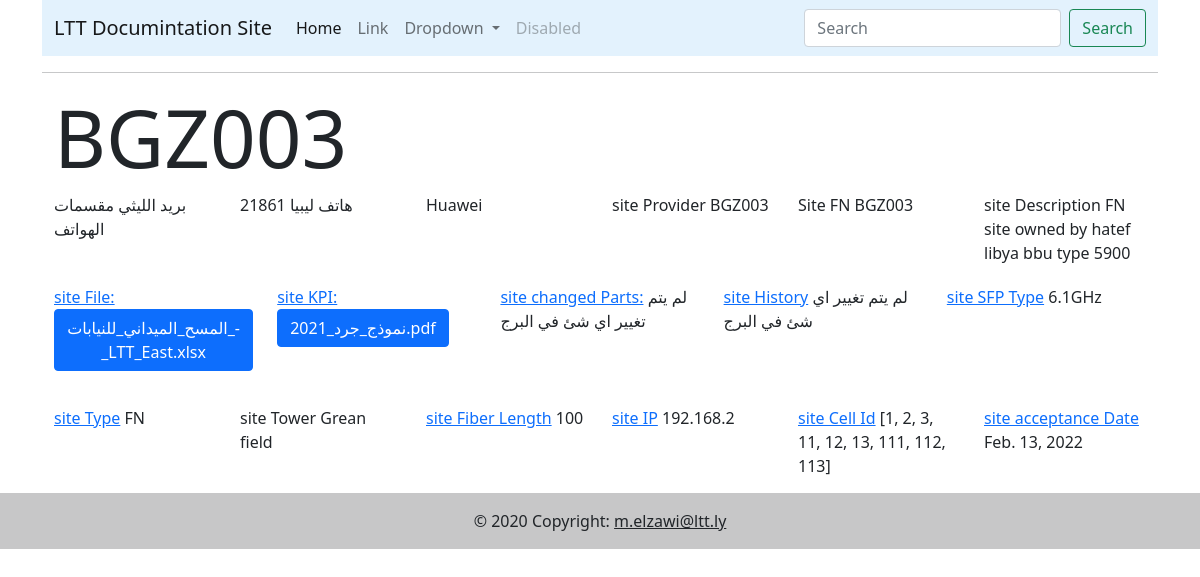
The page /Site/2/ on the database its author committed.
### EastSites/models.py (models this page shows)
class Site(models.Model):
    siteName = models.CharField(max_length=200,null=True)
    siteAddress = models.TextField(null=True, blank=True)
    siteCity = models.CharField(max_length=200,null=True)
    siteOwner = models.CharField(max_length=200,null=True)
    siteOwnerNumber = models.BigIntegerField(null=True)
    siteVendor = models.CharField(max_length=200,null=True)
    siteProvider = models.CharField(max_length=200,null=True)
    siteFN = models.CharField(max_length=200,null=True)
    siteFiles = models.FileField(null=True, blank=True)
    sitKPIrepo = models.FileField(null=True, blank=True)
    siteDescription = models.TextField(null=True, blank=True)
    is4T6S = models.BooleanField(default=False)
    changedParts = models.TextField(null=True, blank=True)
    siteHistory = models.TextField(null=True, blank=True)
    siteLongitude  = models.CharField(max_length=200,null=True)
    siteLatitude = models.CharField(max_length=200,null=True)
    siteSFPType = models.CharField(max_length=200,null=True)
    freqis800 = models.BooleanField(default=False)
    freqIs2600F1 = models.BooleanField(default=False)
    freqIs2600F2 = models.BooleanField(default=False)
    siteType = models.CharField(max_length=200,null=True)
    siteTower = models.CharField(max_length=200,null=True)
    siteFiberLength = models.BigIntegerField(null=True)
    siteIP = models.CharField(max_length=200,null=True)
    siteCellId = models.JSONField(null=True)
    siteMaintenanceDates = models.JSONField(null=True)
    acceptanceDate = models.DateField('Acceptance',null=True)
    pub_date = models.DateTimeField('date published',null=True)
    def __str__(self):
        return self.siteName

### EastSites/views.py (the view)
# urls.py: path("Site/<str:pk>/", views.site, name='site')
def site(request, pk):
    print(pk)
    singleSite = Site.objects.filter(id=pk)
    print(singleSite[0])
    m = folium.Map(width=600, height=300,location=[singleSite[0].siteLatitude, singleSite[0].siteLongitude], zoom_start=13)
    folium.Marker([singleSite[0].siteLatitude, singleSite[0].siteLongitude], popup=singleSite[0].siteName).add_to(m)
    m = m._repr_html_()
    context = {
        'singleSite': singleSite[0],
        'MAP':m
    }
    return render(request, "single.html",context)

### templates/single.html (shortened to what this page needs)
{% extends 'main.html' %}
{% block content %}
<div class="container" >
    <h1 class="display-1">{{singleSite.siteName}}</h1>
</div>
<div class="container">
    <div class="row">
      <div class="col">
        {{singleSite.siteAddress}}
      </div>
      <div class="col">
        <div>
            {{singleSite.siteOwner}}
            {{singleSite.siteOwnerNumber}}
        </div>
      </div>
      <div class="col">
        {{singleSite.siteVendor}}
      </div>
      <div class="col">
       <a>site Provider</a> {{singleSite.siteProvider}}
      </div>
      <div class="col">
       <a>Site FN</a> {{singleSite.siteFN}}
      </div>
      <div class="col">
        <a>site Description</a> {{singleSite.siteDescription}}
       </div>
    </div>
    <div class="row" style="padding-top: 20px;padding-bottom: 15px;">
        <div class="col">
            <a href="{{singleSite.siteFiles.url}}" class="card-link" download>
                site File:  <button type="button" class="btn btn-primary">{{singleSite.siteFiles}}</button>
              </a>
        </div>
        <div class="col">
            <a href="{{singleSite.sitKPIrepo.url}}" class="card-link" download>
                site KPI: <button type="button" class="btn btn-primary">{{singleSite.sitKPIrepo}}</button>
              </a>
        </div>
        <div class="col">
            <a href="#">site changed Parts:</a> {{singleSite.changedParts}}
        </div>
        <div class="col">
            <a href="#">site History</a> {{singleSite.siteHistory}}
        </div>
        <div class="col">
            <a href="#">site SFP Type</a> {{singleSite.siteSFPType}}
        </div>
    </div>
    <div class="row" style="padding-top: 20px;padding-bottom: 15px;">
        <div class="col">
            <a href="#">site Type</a> {{singleSite.siteType}}
        </div>
        <div class="col">
            <a>site Tower</a> {{singleSite.siteTower}}
        </div>
        <div class="col">
            <a href="#">site Fiber Length</a> {{singleSite.siteFiberLength}}
        </div>
        <div class="col">
            <a href="#">site IP</a> {{singleSite.siteIP}}
        </div>
        <div class="col">
            <a href="#">site Cell Id</a> {{singleSite.siteCellId}}
        </div>
        <div class="col">
            <a href="#">site acceptance Date</a> {{singleSite.acceptanceDate}}
        </div>
    </div>
</div>
{% endblock content %}

### templates/main.html (style rules this page uses)
body { margin: 0; padding: 0; }

### rows shown on the page
Site: siteName "BGZ003", siteAddress "بريد الليثي مقسمات الهواتف", siteOwner "هاتف ليبيا", siteOwnerNumber "21861", siteVendor "Huawei", siteProvider "BGZ003", siteFN "BGZ003", siteDescription "FN site owned by hatef libya bbu type 5900", siteFiles "المسح_الميداني_للنيابات_-_LTT_East.xlsx", sitKPIrepo "نموذج_جرد_2021.pdf", changedParts "لم يتم تغيير اي شئ في البرج", siteHistory "لم يتم تغيير اي شئ في البرج", siteSFPType "6.1GHz", siteType "FN", siteTower "Grean field", siteFiberLength "100", siteIP "192.168.2", siteCellId "[1, 2, 3, 11, 12, 13, 111, 112, 113]", acceptanceDate "Feb. 13, 2022"
